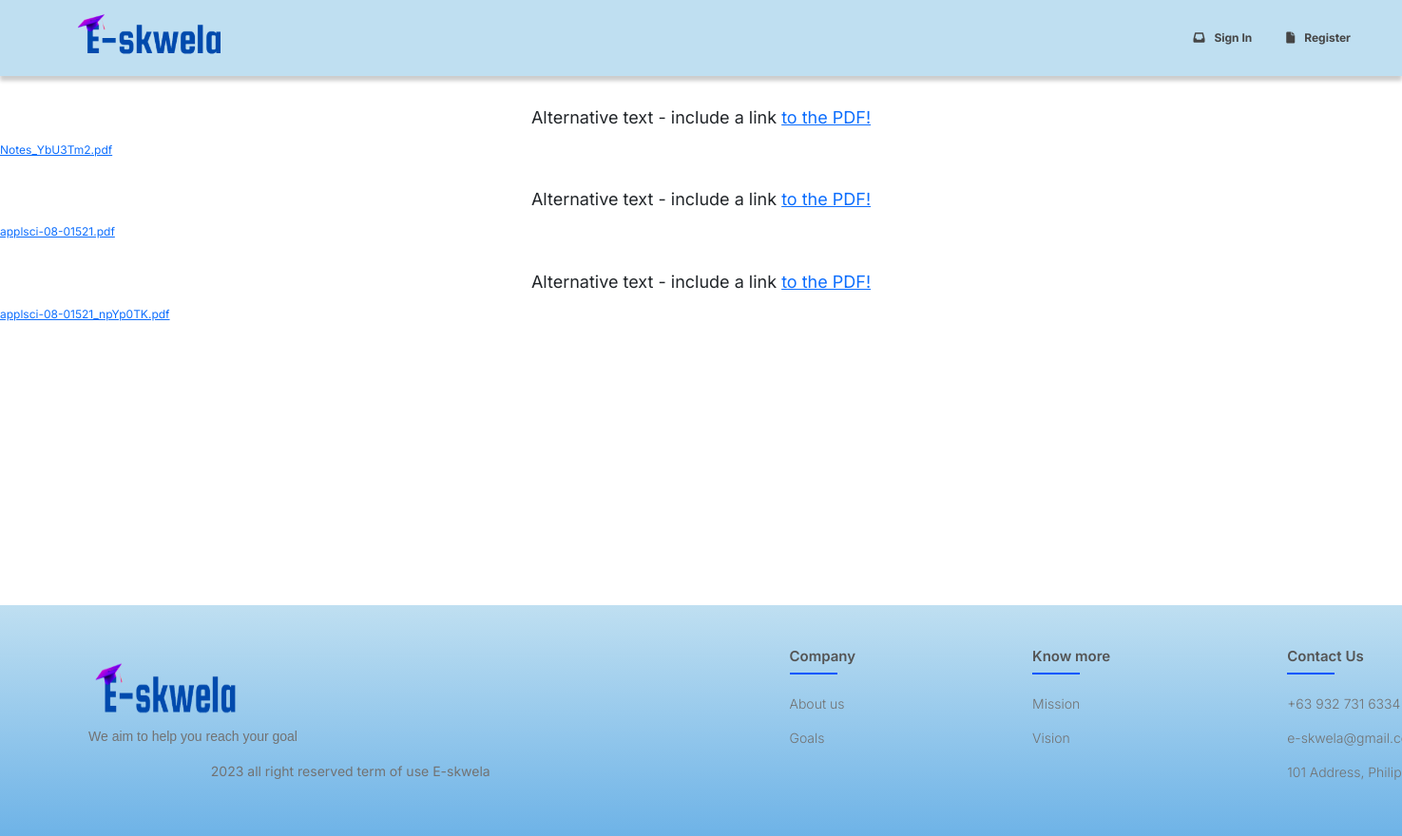
/indiv_file_comment/13, run on the app's committed database.
### educ_web/models.py (models this page shows, shortened)
class Submission(models.Model):
    student_name = models.ForeignKey(User, related_name="submission", on_delete=models.CASCADE)
    course = models.ForeignKey(Course, related_name="submission", on_delete=models.CASCADE)
    task = models.ForeignKey(Task, related_name="submission", on_delete=models.CASCADE)
    submission_date = models.DateTimeField(auto_now_add=True, editable=False)
    submission_status = models.BooleanField(default=False)
    attached_file = models.FileField(upload_to=f"submission/{course.name}", blank=True)
    student_grade = models.FloatField(blank=True, null=True)
    def filename(self):
        return os.path.basename(self.attached_file.name)

### educ_web/views.py (the view)
# urls.py: path("indiv_file_comment/<int:course_id>", views.indiv_file_comment, name="indiv_file_comment"),
def indiv_file_comment(request, course_id):
    course = Course.objects.get(pk=course_id)
    submissions = course.submission.all()
    enrolled_students = course.students.all()
    return render(request, 'main/I_indiv_file/I_indiv_file_comment.html', {
        "course": course,
        "students": enrolled_students,
        "submissions": submissions,
    })

### educ_web/templates/main/I_indiv_file/I_indiv_file_comment.html (shortened to what this page needs)
{% extends 'layout.html' %}
{% load static %}
{% block script %}
    <link href="{% static 'I_indiv_file/I_indiv_file_comment.css' %}" rel="stylesheet">
{% endblock %}
{% block body %}
    <ul>
        {% for submission in submissions %}
            <li>
                <object data="{{ submission.attached_file.url }}" type="application/pdf" width="100%" height="100%">
                    <p>Alternative text - include a link <a href="{{ submission.attached_file.url }}">to the PDF!</a></p>
                </object>
                <a href="{{ submission.attached_file.url }}">{{ submission.filename }}</a>
            </li>
        {% endfor %}
    </ul>
{% endblock %}

### educ_web/static/footer/footer.css (style rules this page uses)
* { margin: 0; padding: 0; box-sizing: border-box; }
:root { --main-bg-color: #bfdff1; --main-font-color: #3443cf; --border-color: #1e1e1e; --button-disabled: #7d9dba; --table-border: 1vw; --blue: #0057FE; --lightblue: #BFDFF1; --white: #ffffffff; --gray: #454545; --lightgray: #877F7F; }
html { transition: all 200ms ease-in 0ms; font-size: 12px; }
html, body { margin: 0px; }
ul { list-style: none; padding-left: 0 !important; }

### educ_web/static/I_indiv_file/I_indiv_file_comment.css (style rules this page uses)
* { padding: 0; margin: 0; text-decoration: none; list-style: none; box-sizing: border-box; }
body { font-family: "Inter"; }
p { font-size: 18px; font-family: "Inter"; justify-content: center; text-align: center; margin-top: 2%; }

### data on the page
Submission: filename "Notes_YbU3Tm2.pdf"
Submission: filename "applsci-08-01521.pdf"
Submission: filename "applsci-08-01521_npYp0TK.pdf"
